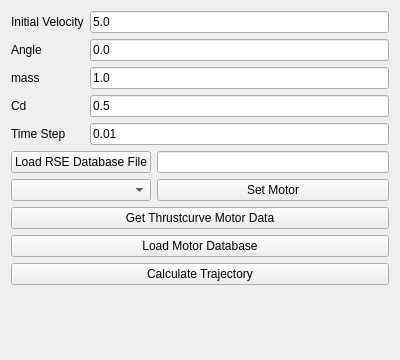
<?xml version="1.0" encoding="UTF-8"?>
<ui version="4.0">
 <class>CannonballTab</class>
 <widget class="QWidget" name="CannonballTab">
  <property name="geometry">
   <rect>
    <x>0</x>
    <y>0</y>
    <width>400</width>
    <height>360</height>
   </rect>
  </property>
  <property name="windowTitle">
   <string>Cannonball</string>
  </property>
  <layout class="QVBoxLayout" name="mainLayout">
   <item>
    <layout class="QFormLayout" name="inputFormLayout">
     <item row="0" column="0">
      <widget class="QLabel" name="label">
       <property name="text">
        <string>Initial Velocity</string>
       </property>
      </widget>
     </item>
     <item row="0" column="1">
      <widget class="QLineEdit" name="initialVelocity">
       <property name="text">
        <string>5.0</string>
       </property>
      </widget>
     </item>
     <item row="1" column="0">
      <widget class="QLabel" name="label_2">
       <property name="text">
        <string>Angle</string>
       </property>
      </widget>
     </item>
     <item row="1" column="1">
      <widget class="QLineEdit" name="initialAngle">
       <property name="toolTip">
        <string>Launch angle in degrees from vertical (0 = straight up, 90 = horizontal)</string>
       </property>
       <property name="text">
        <string>0.0</string>
       </property>
      </widget>
     </item>
     <item row="2" column="0">
      <widget class="QLabel" name="label_3">
       <property name="text">
        <string>mass</string>
       </property>
      </widget>
     </item>
     <item row="2" column="1">
      <widget class="QLineEdit" name="mass">
       <property name="text">
        <string>1.0</string>
       </property>
      </widget>
     </item>
     <item row="3" column="0">
      <widget class="QLabel" name="label_4">
       <property name="text">
        <string>Cd</string>
       </property>
      </widget>
     </item>
     <item row="3" column="1">
      <widget class="QLineEdit" name="dragCoeff">
       <property name="text">
        <string>0.5</string>
       </property>
      </widget>
     </item>
     <item row="4" column="0">
      <widget class="QLabel" name="label_5">
       <property name="text">
        <string>Time Step</string>
       </property>
      </widget>
     </item>
     <item row="4" column="1">
      <widget class="QLineEdit" name="timeStep">
       <property name="text">
        <string>0.01</string>
       </property>
      </widget>
     </item>
    </layout>
   </item>
   <item>
    <layout class="QGridLayout" name="motorSelectionLayout">
     <item row="0" column="0">
      <widget class="QPushButton" name="loadRSE_btn">
       <property name="text">
        <string>Load RSE Database File</string>
       </property>
      </widget>
     </item>
     <item row="0" column="1">
      <widget class="QLineEdit" name="databaseFileLine">
       <property name="readOnly">
        <bool>true</bool>
       </property>
      </widget>
     </item>
     <item row="1" column="0">
      <widget class="QComboBox" name="engineSelectorComboBox"/>
     </item>
     <item row="1" column="1">
      <widget class="QPushButton" name="setMotor_btn">
       <property name="text">
        <string>Set Motor</string>
       </property>
      </widget>
     </item>
    </layout>
   </item>
   <item>
    <widget class="QPushButton" name="getTCMotorData_btn">
     <property name="text">
      <string>Get Thrustcurve Motor Data</string>
     </property>
    </widget>
   </item>
   <item>
    <widget class="QPushButton" name="loadMotorDatabase_btn">
     <property name="text">
      <string>Load Motor Database</string>
     </property>
    </widget>
   </item>
   <item>
    <widget class="QPushButton" name="calculateTrajectory_btn">
     <property name="sizePolicy">
      <sizepolicy hsizetype="Preferred" vsizetype="Fixed">
       <horstretch>0</horstretch>
       <verstretch>0</verstretch>
      </sizepolicy>
     </property>
     <property name="text">
      <string>Calculate Trajectory</string>
     </property>
    </widget>
   </item>
   <item>
    <spacer name="verticalSpacer">
     <property name="orientation">
      <enum>Qt::Vertical</enum>
     </property>
     <property name="sizeHint" stdset="0">
      <size>
       <width>20</width>
       <height>40</height>
      </size>
     </property>
    </spacer>
   </item>
  </layout>
 </widget>
 <resources/>
 <connections/>
</ui>
